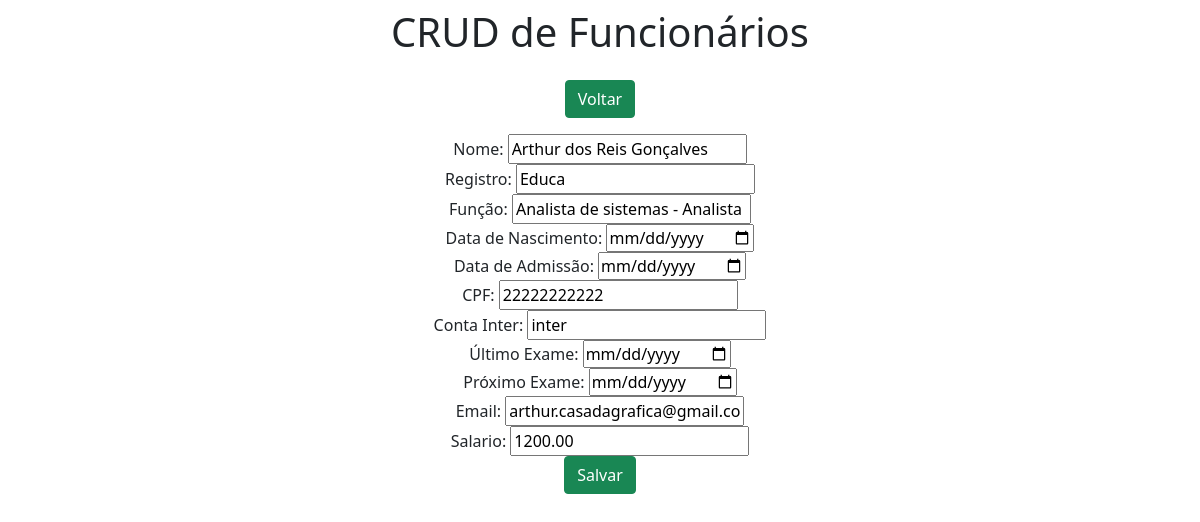
The app's page /edit/3/, older data.
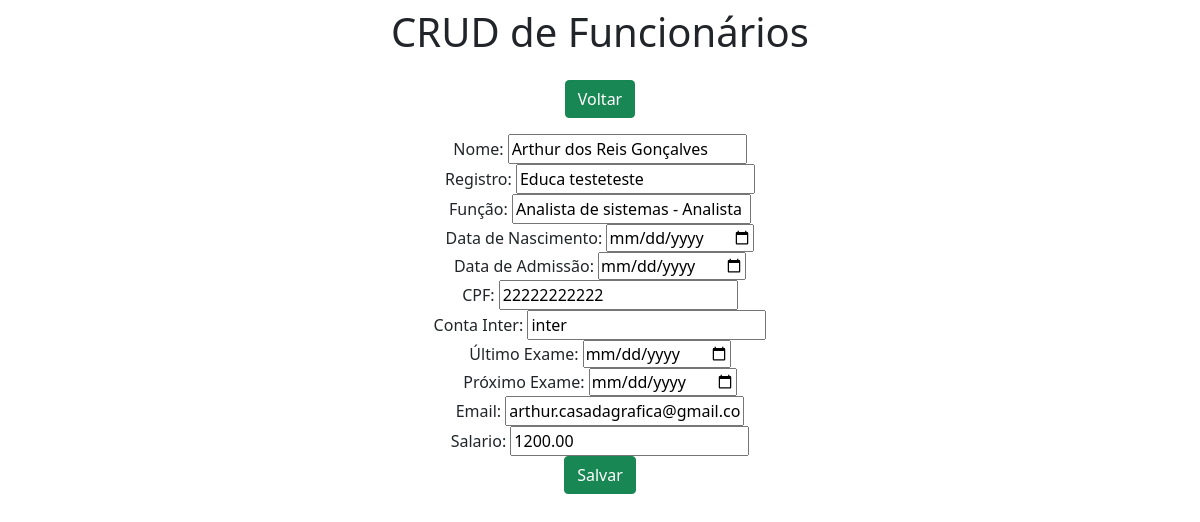
The same page, newer data.
### app/models.py (models this page shows, shortened)
class Funcionarios(models.Model):
    cpf_validator = RegexValidator(
        r'^\d{11}$',  # Permite apenas 11 dígitos
        'O CPF deve ter 11 dígitos numéricos.'
    )
    nome = models.CharField(max_length=150)
    registro = models.CharField(max_length=50)
    funcao = models.CharField(max_length=100)
    data_nascimento = models.DateField()
    data_admissao = models.DateField()
    cpf = models.CharField(max_length=11, validators=[cpf_validator])
    conta_inter = models.CharField(max_length=20)
    ultimo_exame = models.DateField(null=True, blank=True)
    proximo_exame = models.DateField(null=True, blank=True)
    email = models.EmailField(max_length=100, validators=[EmailValidator()])
    salario = models.DecimalField(max_digits=10, decimal_places=2)

### app/views.py (the view)
# urls.py: path('edit/<int:pk>/', edit, name='edit'),
def edit(request, pk):
    funcionario = get_object_or_404(Funcionarios, pk=pk)
    form = FuncionariosForm(instance=funcionario)
    return render(request, 'Funcionarios/form.html', {'form': form, 'db': funcionario})

### app/forms.py
class FuncionariosForm(ModelForm):
    class Meta:
        model = Funcionarios
        fields = [
            'nome',
            'registro',
            'funcao',
            'data_nascimento',
            'data_admissao',
            'cpf',
            'conta_inter',
            'ultimo_exame',
            'proximo_exame',
            'email',
            'salario'
        ]
        widgets = {
            'data_nascimento': forms.DateInput(attrs={'type': 'date'}),
            'data_admissao': forms.DateInput(attrs={'type': 'date'}),
            'ultimo_exame': forms.DateInput(attrs={'type': 'date'}),
            'proximo_exame': forms.DateInput(attrs={'type': 'date'}),
            'email': forms.EmailInput(attrs={'placeholder': 'email@exemplo.com'}),
        }

### app/templates/Funcionarios/form.html (shortened to what this page needs)
<!DOCTYPE html>
<html lang="pt-br">
<head>
    <link href="https://cdn.jsdelivr.net/npm/bootstrap@5.0.2/dist/css/bootstrap.min.css" rel="stylesheet">
</head>
<body>
    <div class="col-8 m-auto pt-2 pb-2 text-center">
        <h1>CRUD de Funcionários</h1>
    </div>
    <div class="col-8 m-auto pt-2 pb-2 text-center">
        <a href="/indexFuncionarios" class="btn btn-success">Voltar</a>
    </div>
    <div class="col-8 m-auto pt-2 pb-2 text-center">
      <form name="form" id="form" action="{% if db %}{% url 'update' db.id %}{% else %}{% url 'create' %}{% endif %}" method="post">
        <div class="form-group">Nome: {{form.nome}}</div>
        <div class="form-group">Registro: {{form.registro}}</div>
        <div class="form-group">Função: {{form.funcao}}</div>
        <div class="form-group">Data de Nascimento: {{form.data_nascimento}}</div>
        <div class="form-group">Data de Admissão: {{form.data_admissao}}</div>
        <div class="form-group">CPF: {{form.cpf}}</div>
        <div class="form-group">Conta Inter: {{form.conta_inter}}</div>
        <div class="form-group">Último Exame: {{form.ultimo_exame}}</div>
        <div class="form-group">Próximo Exame: {{form.proximo_exame}}</div>
        <div class="form-group">Email: {{form.email}}</div>
        <div class="form-group">Salario: {{form.salario}}</div>
        <input type="submit" class="btn btn-success" value="Salvar">
      </form>
    </div>
</body>
</html>

Row changes from the older to the newer data that the page shows:
changed Funcionarios "Arthur dos Reis Gonçalves": registro "Educa" → "Educa testeteste"
